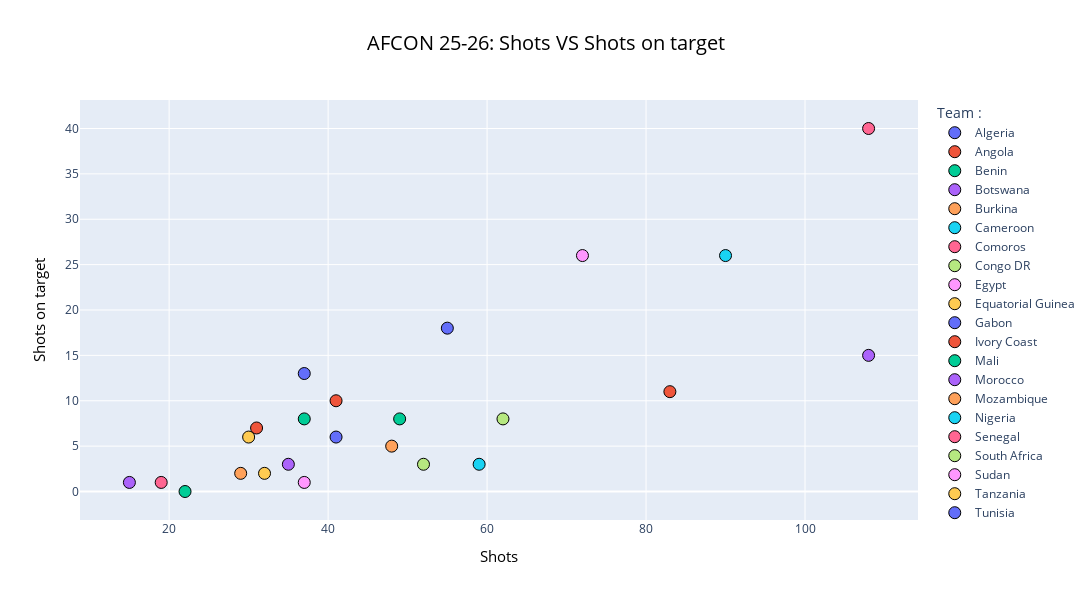

The code cell stored with this chart in its notebook:
### Code cell
# shots VS shots on target :
fig=px.scatter(x=shots,y=shots_on_target,title="AFCON 25-26: Shots VS Shots on target ",color=goals.index, labels={"x": "Shots","y":"Shots on target","color":"Team"})
fig.update_layout(width=1200,height=600,legend_title_text="Team :",title_x=0.5,title_font=dict(size=20,color="black"),xaxis_title_font=dict(size=15,color="black"),yaxis_title_font=dict(size=15,color="black"))
fig.update_traces(marker=dict(size=12,line=dict(width=1,color="black")))
fig.show()
display(Image(r"C:\Users\dell\Desktop\AFCON project\Pictures\newplot6.png"))

### Figure 1 — Plotly figure (JSON) as saved in the notebook; plotly's stock layout.template omitted (floating-point values rounded to 4 significant figures)
{"data": [{"hovertemplate": "Team=Algeria<br>Shots=%{x}<br>Shots on target=%{y}<extra></extra>", "legendgroup": "Algeria", "marker": {"color": "#636efa", "line": {"color": "black", "width": 1}, "size": 12, "symbol": "circle"}, "mode": "markers", "name": "Algeria", "orientation": "v", "showlegend": true, "type": "scatter", "x": [55], "xaxis": "x", "y": [18.0], "yaxis": "y"}, {"hovertemplate": "Team=Angola<br>Shots=%{x}<br>Shots on target=%{y}<extra></extra>", "legendgroup": "Angola", "marker": {"color": "#EF553B", "line": {"color": "black", "width": 1}, "size": 12, "symbol": "circle"}, "mode": "markers", "name": "Angola", "orientation": "v", "showlegend": true, "type": "scatter", "x": [41], "xaxis": "x", "y": [10.0], "yaxis": "y"}, {"hovertemplate": "Team=Benin<br>Shots=%{x}<br>Shots on target=%{y}<extra></extra>", "legendgroup": "Benin", "marker": {"color": "#00cc96", "line": {"color": "black", "width": 1}, "size": 12, "symbol": "circle"}, "mode": "markers", "name": "Benin", "orientation": "v", "showlegend": true, "type": "scatter", "x": [37], "xaxis": "x", "y": [8.0], "yaxis": "y"}, {"hovertemplate": "Team=Botswana<br>Shots=%{x}<br>Shots on target=%{y}<extra></extra>", "legendgroup": "Botswana", "marker": {"color": "#ab63fa", "line": {"color": "black", "width": 1}, "size": 12, "symbol": "circle"}, "mode": "markers", "name": "Botswana", "orientation": "v", "showlegend": true, "type": "scatter", "x": [15], "xaxis": "x", "y": [1.0], "yaxis": "y"}, {"hovertemplate": "Team=Burkina<br>Shots=%{x}<br>Shots on target=%{y}<extra></extra>", "legendgroup": "Burkina", "marker": {"color": "#FFA15A", "line": {"color": "black", "width": 1}, "size": 12, "symbol": "circle"}, "mode": "markers", "name": "Burkina", "orientation": "v", "showlegend": true, "type": "scatter", "x": [48], "xaxis": "x", "y": [5.0], "yaxis": "y"}, {"hovertemplate": "Team=Cameroon<br>Shots=%{x}<br>Shots on target=%{y}<extra></extra>", "legendgroup": "Cameroon", "marker": {"color": "#19d3f3", "line": {"color": "black", "width": 1}, "size": 12, "symbol": "circle"}, "mode": "markers", "name": "Cameroon", "orientation": "v", "showlegend": true, "type": "scatter", "x": [59], "xaxis": "x", "y": [3.0], "yaxis": "y"}, {"hovertemplate": "Team=Comoros<br>Shots=%{x}<br>Shots on target=%{y}<extra></extra>", "legendgroup": "Comoros", "marker": {"color": "#FF6692", "line": {"color": "black", "width": 1}, "size": 12, "symbol": "circle"}, "mode": "markers", "name": "Comoros", "orientation": "v", "showlegend": true, "type": "scatter", "x": [19], "xaxis": "x", "y": [1.0], "yaxis": "y"}, {"hovertemplate": "Team=Congo DR<br>Shots=%{x}<br>Shots on target=%{y}<extra></extra>", "legendgroup": "Congo DR", "marker": {"color": "#B6E880", "line": {"color": "black", "width": 1}, "size": 12, "symbol": "circle"}, "mode": "markers", "name": "Congo DR", "orientation": "v", "showlegend": true, "type": "scatter", "x": [52], "xaxis": "x", "y": [3.0], "yaxis": "y"}, {"hovertemplate": "Team=Egypt<br>Shots=%{x}<br>Shots on target=%{y}<extra></extra>", "legendgroup": "Egypt", "marker": {"color": "#FF97FF", "line": {"color": "black", "width": 1}, "size": 12, "symbol": "circle"}, "mode": "markers", "name": "Egypt", "orientation": "v", "showlegend": true, "type": "scatter", "x": [72], "xaxis": "x", "y": [26.0], "yaxis": "y"}, {"hovertemplate": "Team=Equatorial Guinea<br>Shots=%{x}<br>Shots on target=%{y}<extra></extra>", "legendgroup": "Equatorial Guinea", "marker": {"color": "#FECB52", "line": {"color": "black", "width": 1}, "size": 12, "symbol": "circle"}, "mode": "markers", "name": "Equatorial Guinea", "orientation": "v", "showlegend": true, "type": "scatter", "x": [30], "xaxis": "x", "y": [6.0], "yaxis": "y"}, {"hovertemplate": "Team=Gabon<br>Shots=%{x}<br>Shots on target=%{y}<extra></extra>", "legendgroup": "Gabon", "marker": {"color": "#636efa", "line": {"color": "black", "width": 1}, "size": 12, "symbol": "circle"}, "mode": "markers", "name": "Gabon", "orientation": "v", "showlegend": true, "type": "scatter", "x": [37], "xaxis": "x", "y": [13.0], "yaxis": "y"}, {"hovertemplate": "Team=Ivory Coast<br>Shots=%{x}<br>Shots on target=%{y}<extra></extra>", "legendgroup": "Ivory Coast", "marker": {"color": "#EF553B", "line": {"color": "black", "width": 1}, "size": 12, "symbol": "circle"}, "mode": "markers", "name": "Ivory Coast", "orientation": "v", "showlegend": true, "type": "scatter", "x": [83], "xaxis": "x", "y": [11.0], "yaxis": "y"}, {"hovertemplate": "Team=Mali<br>Shots=%{x}<br>Shots on target=%{y}<extra></extra>", "legendgroup": "Mali", "marker": {"color": "#00cc96", "line": {"color": "black", "width": 1}, "size": 12, "symbol": "circle"}, "mode": "markers", "name": "Mali", "orientation": "v", "showlegend": true, "type": "scatter", "x": [49], "xaxis": "x", "y": [8.0], "yaxis": "y"}, {"hovertemplate": "Team=Morocco<br>Shots=%{x}<br>Shots on target=%{y}<extra></extra>", "legendgroup": "Morocco", "marker": {"color": "#ab63fa", "line": {"color": "black", "width": 1}, "size": 12, "symbol": "circle"}, "mode": "markers", "name": "Morocco", "orientation": "v", "showlegend": true, "type": "scatter", "x": [108], "xaxis": "x", "y": [15.0], "yaxis": "y"}, {"hovertemplate": "Team=Mozambique<br>Shots=%{x}<br>Shots on target=%{y}<extra></extra>", "legendgroup": "Mozambique", "marker": {"color": "#FFA15A", "line": {"color": "black", "width": 1}, "size": 12, "symbol": "circle"}, "mode": "markers", "name": "Mozambique", "orientation": "v", "showlegend": true, "type": "scatter", "x": [29], "xaxis": "x", "y": [2.0], "yaxis": "y"}, {"hovertemplate": "Team=Nigeria<br>Shots=%{x}<br>Shots on target=%{y}<extra></extra>", "legendgroup": "Nigeria", "marker": {"color": "#19d3f3", "line": {"color": "black", "width": 1}, "size": 12, "symbol": "circle"}, "mode": "markers", "name": "Nigeria", "orientation": "v", "showlegend": true, "type": "scatter", "x": [90], "xaxis": "x", "y": [26.0], "yaxis": "y"}, {"hovertemplate": "Team=Senegal<br>Shots=%{x}<br>Shots on target=%{y}<extra></extra>", "legendgroup": "Senegal", "marker": {"color": "#FF6692", "line": {"color": "black", "width": 1}, "size": 12, "symbol": "circle"}, "mode": "markers", "name": "Senegal", "orientation": "v", "showlegend": true, "type": "scatter", "x": [108], "xaxis": "x", "y": [40.0], "yaxis": "y"}, {"hovertemplate": "Team=South Africa<br>Shots=%{x}<br>Shots on target=%{y}<extra></extra>", "legendgroup": "South Africa", "marker": {"color": "#B6E880", "line": {"color": "black", "width": 1}, "size": 12, "symbol": "circle"}, "mode": "markers", "name": "South Africa", "orientation": "v", "showlegend": true, "type": "scatter", "x": [62], "xaxis": "x", "y": [8.0], "yaxis": "y"}, {"hovertemplate": "Team=Sudan<br>Shots=%{x}<br>Shots on target=%{y}<extra></extra>", "legendgroup": "Sudan", "marker": {"color": "#FF97FF", "line": {"color": "black", "width": 1}, "size": 12, "symbol": "circle"}, "mode": "markers", "name": "Sudan", "orientation": "v", "showlegend": true, "type": "scatter", "x": [37], "xaxis": "x", "y": [1.0], "yaxis": "y"}, {"hovertemplate": "Team=Tanzania<br>Shots=%{x}<br>Shots on target=%{y}<extra></extra>", "legendgroup": "Tanzania", "marker": {"color": "#FECB52", "line": {"color": "black", "width": 1}, "size": 12, "symbol": "circle"}, "mode": "markers", "name": "Tanzania", "orientation": "v", "showlegend": true, "type": "scatter", "x": [32], "xaxis": "x", "y": [2.0], "yaxis": "y"}, {"hovertemplate": "Team=Tunisia<br>Shots=%{x}<br>Shots on target=%{y}<extra></extra>", "legendgroup": "Tunisia", "marker": {"color": "#636efa", "line": {"color": "black", "width": 1}, "size": 12, "symbol": "circle"}, "mode": "markers", "name": "Tunisia", "orientation": "v", "showlegend": true, "type": "scatter", "x": [41], "xaxis": "x", "y": [6.0], "yaxis": "y"}, {"hovertemplate": "Team=Uganda<br>Shots=%{x}<br>Shots on target=%{y}<extra></extra>", "legendgroup": "Uganda", "marker": {"color": "#EF553B", "line": {"color": "black", "width": 1}, "size": 12, "symbol": "circle"}, "mode": "markers", "name": "Uganda", "orientation": "v", "showlegend": true, "type": "scatter", "x": [31], "xaxis": "x", "y": [7.0], "yaxis": "y"}, {"hovertemplate": "Team=Zambia<br>Shots=%{x}<br>Shots on target=%{y}<extra></extra>", "legendgroup": "Zambia", "marker": {"color": "#00cc96", "line": {"color": "black", "width": 1}, "size": 12, "symbol": "circle"}, "mode": "markers", "name": "Zambia", "orientation": "v", "showlegend": true, "type": "scatter", "x": [22], "xaxis": "x", "y": [0.0], "yaxis": "y"}, {"hovertemplate": "Team=Zimbabwe<br>Shots=%{x}<br>Shots on target=%{y}<extra></extra>", "legendgroup": "Zimbabwe", "marker": {"color": "#ab63fa", "line": {"color": "black", "width": 1}, "size": 12, "symbol": "circle"}, "mode": "markers", "name": "Zimbabwe", "orientation": "v", "showlegend": true, "type": "scatter", "x": [35], "xaxis": "x", "y": [3.0], "yaxis": "y"}], "layout": {"height": 600, "legend": {"title": {"text": "Team :"}, "tracegroupgap": 0}, "title": {"font": {"color": "black", "size": 20}, "text": "AFCON 25-26: Shots VS Shots on target ", "x": 0.5}, "width": 1200, "xaxis": {"anchor": "y", "domain": [0, 1], "title": {"font": {"color": "black", "size": 15}, "text": "Shots"}}, "yaxis": {"anchor": "x", "domain": [0, 1], "title": {"font": {"color": "black", "size": 15}, "text": "Shots on target"}}}}
